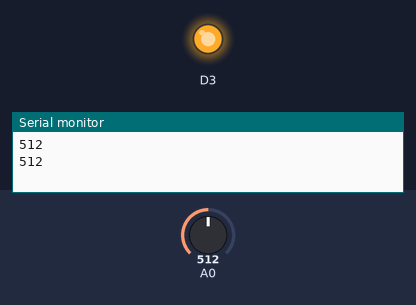
Recording of a sketch running on a simulated ESP8266 (NodeMCU). Shown: output pins drawn as LEDs (lit = HIGH), the last lines printed to the serial monitor. The test bench sets the inputs (shaded band); at power-on: A0 = 512.

Above: at 1.8 s.
1.9 s: A0 set to 122
At 2.6 s:
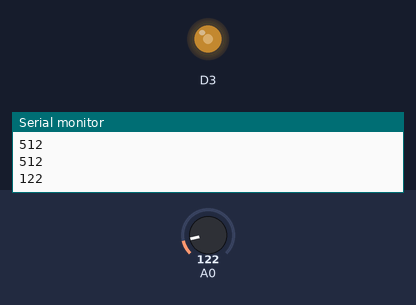
3.5 s: A0 set to 0
At 5.2 s:
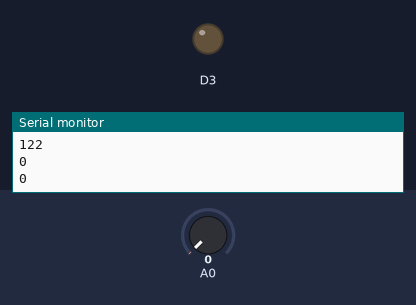
5.5 s: A0 set to 306
At 6.9 s:
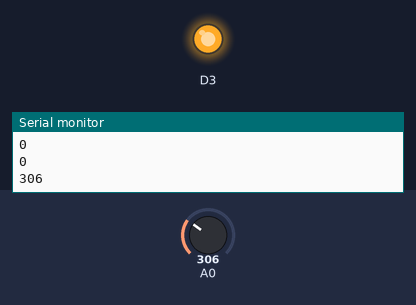
Timing chart, 0 to 8.5 s (numbered marks = the images above; inputs shaded):
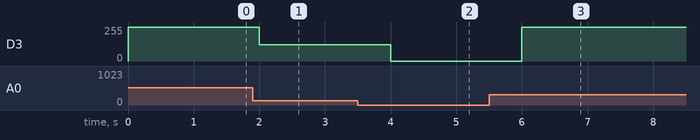

Measured:
- after the input at 1.9 s, D3: 255/255 → 122/255 after 0.10 s
- after the input at 3.5 s, D3: 122/255 → 0/255 after 0.50 s
- after the input at 5.5 s, D3: 0/255 → 255/255 after 0.50 s

The sketch:

01switch.ino
```cpp
void setup()
 {
Serial.begin(9600);
pinMode(A0, INPUT);
pinMode(D3, OUTPUT);
}
void loop()
 {
int data = analogRead(A0);
Serial.println(data);
analogWrite(D3, data);
delay(1000);
}
```
